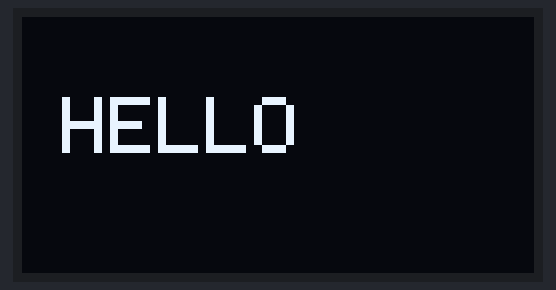
Recording of a sketch running on a simulated ESP32. Shown: 128×64 one-colour display.

Above: at 0.1 s.

The sketch:

Oled_display_chack.ino
```cpp
#include <Wire.h>
#include <Adafruit_GFX.h>
#include <Adafruit_SSD1306.h>

#define SCREEN_WIDTH 128
#define SCREEN_HEIGHT 64

#define SDA_PIN 17
#define SCL_PIN 18

Adafruit_SSD1306 display(SCREEN_WIDTH, SCREEN_HEIGHT, &Wire, -1);

void setup() {
  Serial.begin(115200);

  // Start I2C
  Wire.begin(SDA_PIN, SCL_PIN);

  // Start display
  if(!display.begin(SSD1306_SWITCHCAPVCC, 0x3C)) {
    Serial.println("Display not found");
    while(true);
  }

  display.clearDisplay();

  // Test text
  display.setTextSize(2);
  display.setTextColor(WHITE);
  display.setCursor(10, 20);
  display.print("HELLO");

  display.display();
}

void loop() {
}
```
